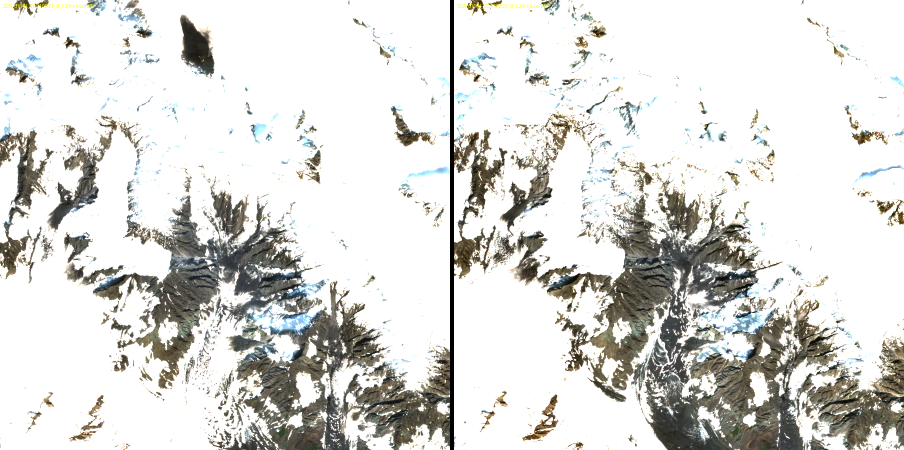
#> input picture ideas/untouched-data/pilots/02-seismic-attribution/04-imagery-calibration/chips/poli1683-2021-vs-2023.png, 1808 x 900 px, given in place of poli1683-2021-vs-2023.png.jpg, which was not available (shown at 1/2 size)
$ python bands.py ../../../../ideas/untouched-data/pilots/02-seismic-attribution/04-imagery-calibration/chips/poli1683-2021-vs-2023.png ../../../../ideas/untouched-data/pilots/02-seismic-attribution/04-imagery-calibration/chips/poli1683-bagley.png 5 5
#> lines starting #> are read from the running program, lines starting #| are printed output that depends on the picture
import sys
from PIL import Image
Image.MAX_IMAGE_PIXELS=None
# usage: bands.py view side(L|R) nbands [width]
v,side,n=sys.argv[1],sys.argv[2],int(sys.argv[3]); w=int(sys.argv[4]) if len(sys.argv)>4 else 1500
im=Image.open(f'full/v{v}.jpg'); W,H=im.size
#> further down, im is the input picture: PIL image 1808x900 RGB; mean R, G, B 216.7, 216.5, 213.2
#> after `W, H = im.size`: W = 1808; H = 900
x0,x1=(int(W*0.03),int(W*0.52)) if side=='L' else (int(W*0.48),int(W*0.97))
#> x0 = 867; x1 = 1753
p=im.crop((x0,int(H*0.04),x1,int(H*0.97))); pw,ph=p.size
#> after `p = im.crop((x0, int(H * 0.04), x1, int(H * 0.97)))`:
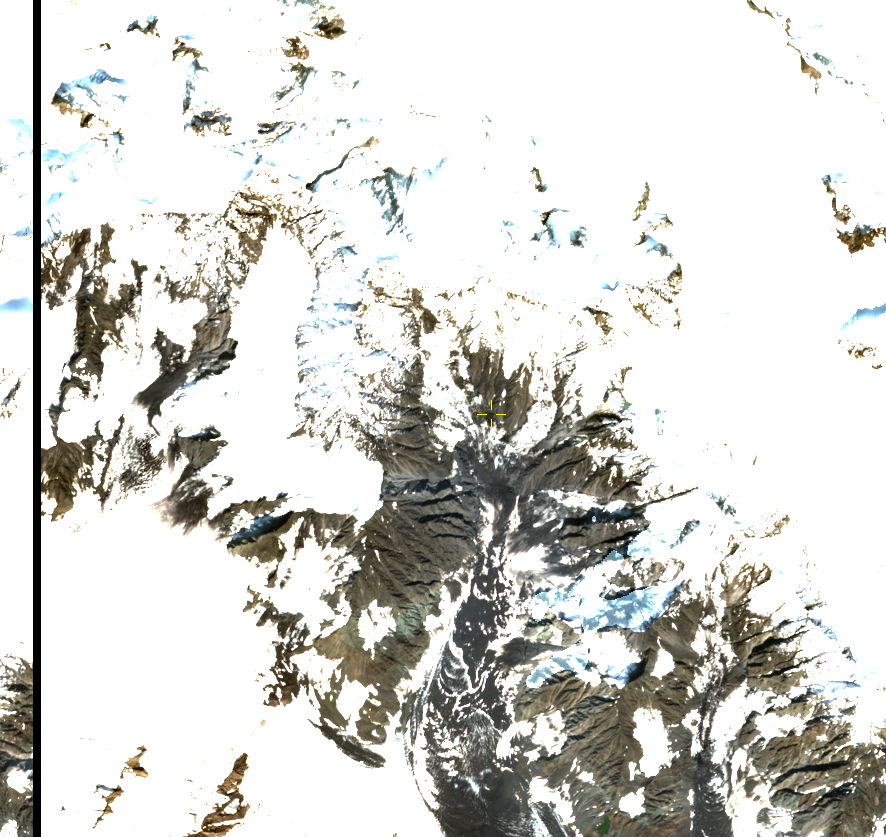
#> p: PIL image 886x837 RGB; mean R, G, B 213.3, 212.8, 208.8
#> after `pw, ph = p.size`: pw = 886; ph = 837
bh=ph/n; ov=bh*0.12
#> after `bh = ph / n`: bh = 167.4
#> after `ov = bh * 0.12`: ov = 20.09
for i in range(n):
    b=p.crop((0,int(max(0,i*bh-ov)),pw,int(min(ph,(i+1)*bh+ov))))
    b=b.resize((w,int(b.size[1]*w/b.size[0])),Image.LANCZOS)
    b.save(f'feb7/v{v}{side}-{i+1}.jpg',quality=85)
#> this loop made 5 passes
#> pass 1, `b=p.crop((0,int(max(0,i*bh-ov)),pw,int(min(ph,(i+1)*bh+ov))))`:
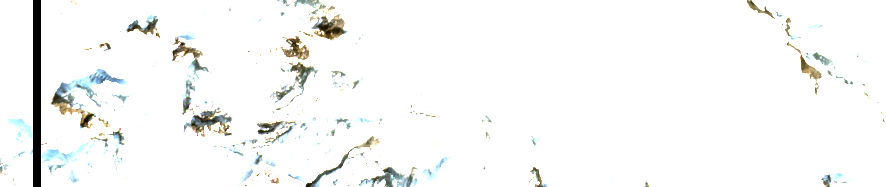
#> b: PIL image 886x187 RGB; mean R, G, B 246.9, 247.6, 246.8
#> pass 2, `b=p.crop((0,int(max(0,i*bh-ov)),pw,int(min(ph,(i+1)*bh+ov))))`:
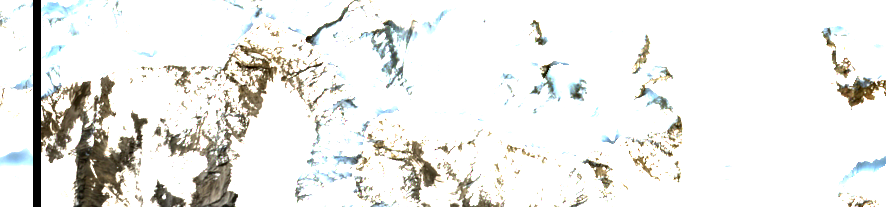
#> b: PIL image 886x207 RGB; mean R, G, B 235.5, 235.4, 232.7
#> pass 3, `b=p.crop((0,int(max(0,i*bh-ov)),pw,int(min(ph,(i+1)*bh+ov))))`:
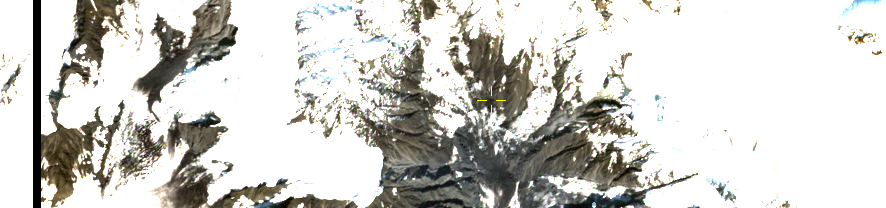
#> b: PIL image 886x208 RGB; mean R, G, B 207.1, 206.1, 201.7
print('ok')

$ run again, on ideas/untouched-data/pilots/02-seismic-attribution/04-imagery-calibration/chips/poli1683-bagley.png
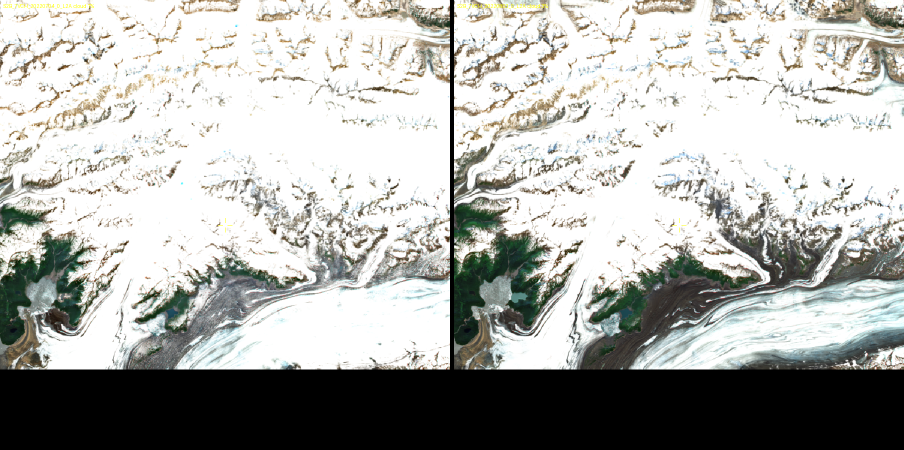
#> input picture ideas/untouched-data/pilots/02-seismic-attribution/04-imagery-calibration/chips/poli1683-bagley.png, 1808 x 900 px, given in place of poli1683-bagley.png.jpg, which was not available (shown at 1/2 size)
#> im is the input picture: PIL image 1808x900 RGB; mean R, G, B 173.6, 174.5, 171
#> `p = im.crop((x0, int(H * 0.04), x1, int(H * 0.97)))`:
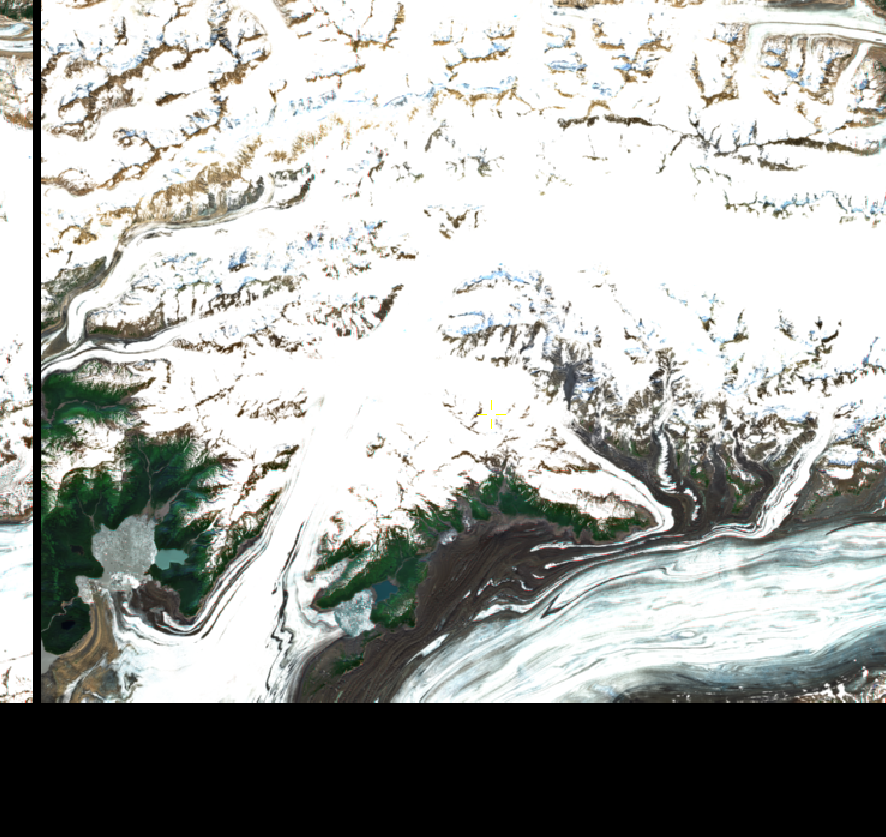
#> p: PIL image 886x837 RGB; mean R, G, B 168.6, 170.2, 166.7
#> the loop `for i in range(n):` made 5 passes
#> pass 3, `b=p.crop((0,int(max(0,i*bh-ov)),pw,int(min(ph,(i+1)*bh+ov))))`:
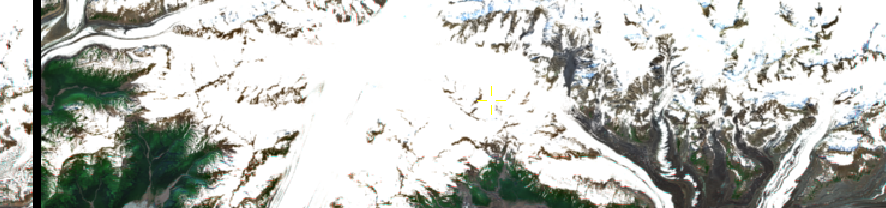
#> b: PIL image 886x208 RGB; mean R, G, B 190.2, 192, 186.9

$ run again, on ideas/untouched-data/pilots/02-seismic-attribution/04-imagery-calibration/chips/poli1683-zoom-control.png
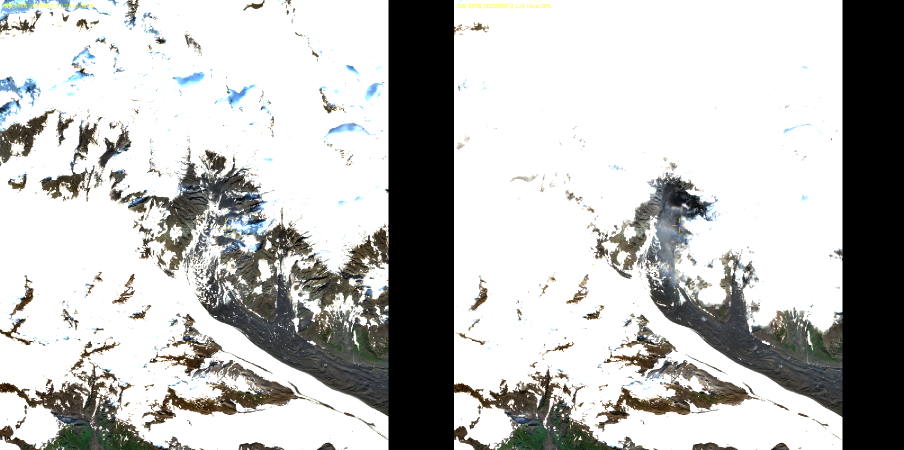
#> input picture ideas/untouched-data/pilots/02-seismic-attribution/04-imagery-calibration/chips/poli1683-zoom-control.png, 1808 x 900 px, given in place of poli1683-zoom-control.png.jpg, which was not available (shown at 1/2 size)
#> im is the input picture: PIL image 1808x900 RGB; mean R, G, B 186.9, 187.1, 185.6
#> `p = im.crop((x0, int(H * 0.04), x1, int(H * 0.97)))`:
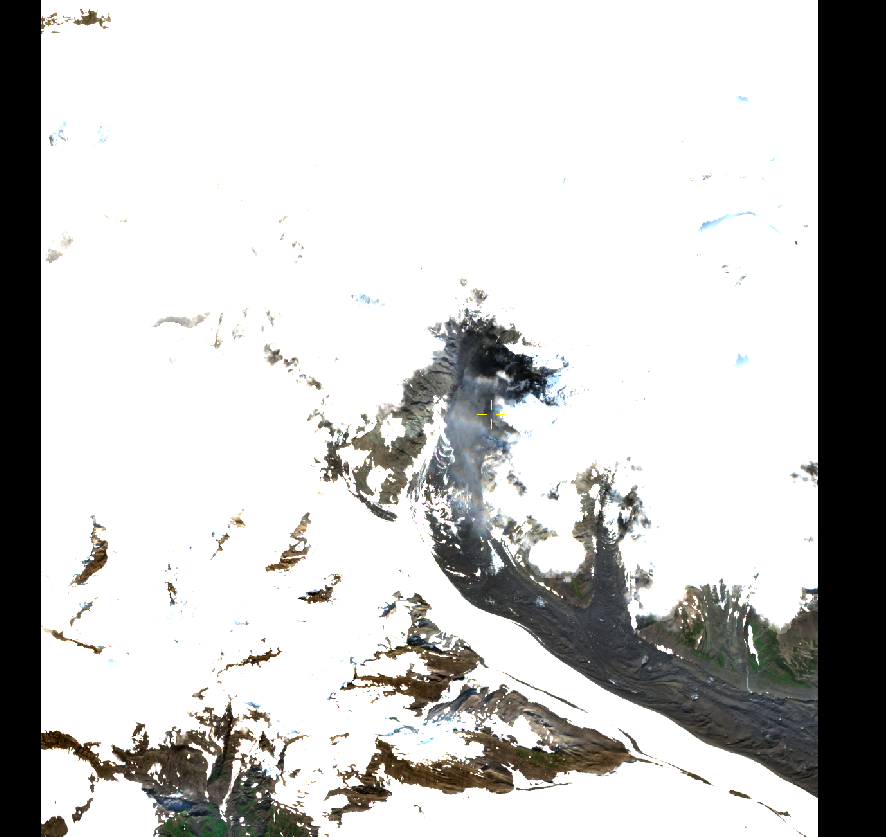
#> p: PIL image 886x837 RGB; mean R, G, B 198.2, 198, 196.8
#> the loop `for i in range(n):` made 5 passes
#> pass 3, `b=p.crop((0,int(max(0,i*bh-ov)),pw,int(min(ph,(i+1)*bh+ov))))`:
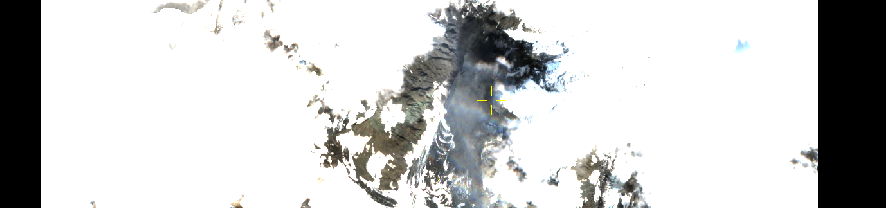
#> b: PIL image 886x208 RGB; mean R, G, B 203.4, 203.9, 203.6
